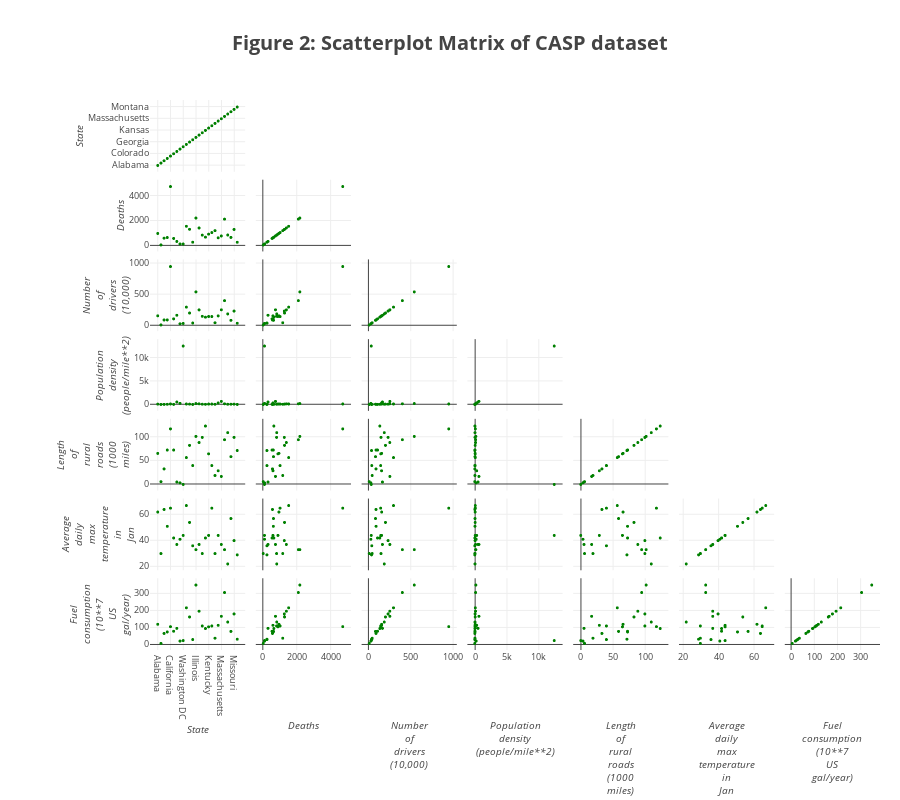

Notebook code cell kept with this figure:
### Markdown cell above
We can make the following observations:

1. RMSD is poorly correlated with any of the other variables.
1. There is a strong positive correlation between Total surface area and non-polar exposed area, Fractional area of exposed non-polar part of residue, Molecular mass weighted exposed area, Average deviation from standard exposed area of residue, and strong negative correlation with spatial distribution constraints.
1. With the exception of RMSD and Fractional area of exposed non-polar residue, all variables have strong correlation with the spatial distribution constraints.

Based on the variable labels and the correlation coefficients above, it seems likely that some variables could be collinear, rather than truly correlated. A multivariate analysis using the `pairplot()` function can shed some light here.

### Code cell
# https://community.plot.ly/t/splom-scatter-matrix-changing-styles-of-all-axes-in-one-go/16636/2
# https://plot.ly/python/splom/

# initiate placeholders
dataPanda = []
label = ''

for column in list(df.columns):
        
    columnSplit = column.split(' ') # create a list of string from the column name
    
    for i in columnSplit:
        label = label + i + '<br>' # because plotly uses JavaScript, we can use the html <br> tag to split to next line
    
    # inspired by: https://stackoverflow.com/questions/43229013/
    for i in range(3):
        label = '<br>' + label + '<br>'
    
    label = '<i>' + label + '</i>'
    trace = dict(label = label, values = df[column])
    
    dataPanda.append(trace)
    label = '' # reset the variable for next for iteration

trace1 = go.Splom(dimensions=dataPanda, showupperhalf=False, marker=dict(size=3, color='green'))
data = [trace1]


layout = go.Layout(title = '<b>Figure 2: Scatterplot Matrix of CASP dataset</b>',
                font=dict(size=8.5), # global font
                titlefont=dict(size=20), # but we want only title to have different size
                margin = dict(l = 150, r = 20, b = 150) # layout control- left, right, bottom, top (t) and padding (pad )
                )           
    
fig = go.Figure(data=data, layout=layout)
fig['layout'].update(height=800, width=900)

iplot(fig)

### Figure 1 — Plotly figure (JSON) as saved in the notebook; plotly's stock layout.template omitted (floating-point values rounded to 4 significant figures)
{"data": [{"dimensions": [{"label": "<i><br><br><br>State<br><br><br><br></i>", "values": ["Alabama", "Alaska", "Arizona", "Arkanas", "California", "Colorado", "Connecticut", "Delaware", "Washington DC", "Florida", "Georgia", "Idaho", "Illinois", "Indiana", "Iowa", "Kansas", "Kentucky", "Louisiana", "Maine", "Maryland", "Massachusetts", "Michigan", "Minnesota", "Mississippi", "Missouri", "Montana"]}, {"label": "<i><br><br><br>Deaths<br><br><br><br></i>", "values": [968, 43, 588, 640, 4743, 566, 325, 118, 115, 1545, 1302, 262, 2207, 1410, 833, 669, 911, 1037, 1196, 616, 766, 2120, 841, 648, 1289, 259]}, {"label": "<i><br><br><br>Number<br>of<br>drivers<br>(10,000)<br><br><br><br></i>", "values": [158, 11, 91, 92, 952, 109, 167, 30, 35, 298, 203, 41, 544, 254, 150, 136, 147, 146, 46, 157, 255, 403, 189, 85, 234, 38]}, {"label": "<i><br><br><br>Population<br>density<br>(people/mile**2)<br><br><br><br></i>", "values": [64, 0.4, 12, 34, 100, 17, 518, 226, 12524, 91, 68, 8.1, 180, 129, 49, 27, 76, 72, 31, 314, 655, 137, 43, 46, 63, 4.6]}, {"label": "<i><br><br><br>Length<br>of<br>rural<br>roads<br>(1000<br>miles)<br><br><br><br></i>", "values": [66, 5.9, 33, 73, 118, 73, 5.1, 3.4, 0, 57, 83, 40, 102, 89, 100, 124, 65, 40, 19, 29, 17, 95, 110, 59, 100, 72]}, {"label": "<i><br><br><br>Average<br>daily<br>max<br>temperature<br>in<br>Jan<br><br><br><br></i>", "values": [62, 30, 64, 51, 65, 42, 37, 41, 44, 67, 54, 36, 33, 37, 30, 42, 44, 65, 30, 44, 37, 33, 22, 57, 40, 29]}, {"label": "<i><br><br><br>Fuel<br>consumption<br>(10**7<br>US<br>gal/year)<br><br><br><br></i>", "values": [119, 6.2, 65, 74, 105, 78, 95, 20, 23, 216, 162, 29, 350, 196, 109, 94, 104, 109, 37, 113, 166, 306, 132, 77, 180, 31]}], "marker": {"color": "green", "size": 3}, "showupperhalf": false, "type": "splom", "uid": "122c54bc-78a2-4ed5-9e9e-892332bdbd17"}], "layout": {"font": {"size": 8.5}, "height": 800, "margin": {"b": 150, "l": 150, "r": 20}, "title": "<b>Figure 2: Scatterplot Matrix of CASP dataset</b>", "titlefont": {"size": 20}, "width": 900}}
